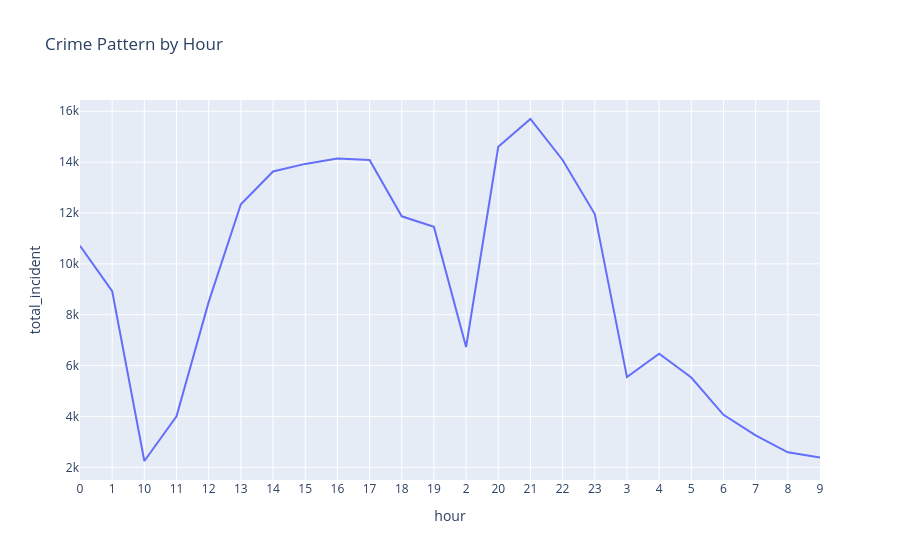

The code cell stored with this chart in its notebook:
### Code cell
fig = px.line(
    crime_hour,
    x="hour",
    y="total_incident",
    title="Crime Pattern by Hour"
)

fig.show()

### Figure 1 — Plotly figure (JSON) as saved in the notebook; plotly's stock layout.template omitted (floating-point values rounded to 4 significant figures)
{"data": [{"hovertemplate": "hour=%{x}<br>total_incident=%{y}<extra></extra>", "legendgroup": "", "line": {"color": "#636efa", "dash": "solid"}, "marker": {"symbol": "circle"}, "mode": "lines", "name": "", "orientation": "v", "showlegend": false, "type": "scatter", "x": ["0", "1", "10", "11", "12", "13", "14", "15", "16", "17", "18", "19", "2", "20", "21", "22", "23", "3", "4", "5", "6", "7", "8", "9"], "xaxis": "x", "y": [10713, 8928, 2250, 4011, 8505, 12342, 13633, 13930, 14138, 14080, 11869, 11454, 6731, 14605, 15695, 14085, 11958, 5549, 6466, 5532, 4066, 3260, 2591, 2390], "yaxis": "y"}], "layout": {"legend": {"tracegroupgap": 0}, "title": {"text": "Crime Pattern by Hour"}, "xaxis": {"anchor": "y", "domain": [0, 1], "title": {"text": "hour"}}, "yaxis": {"anchor": "x", "domain": [0, 1], "title": {"text": "total_incident"}}}}
